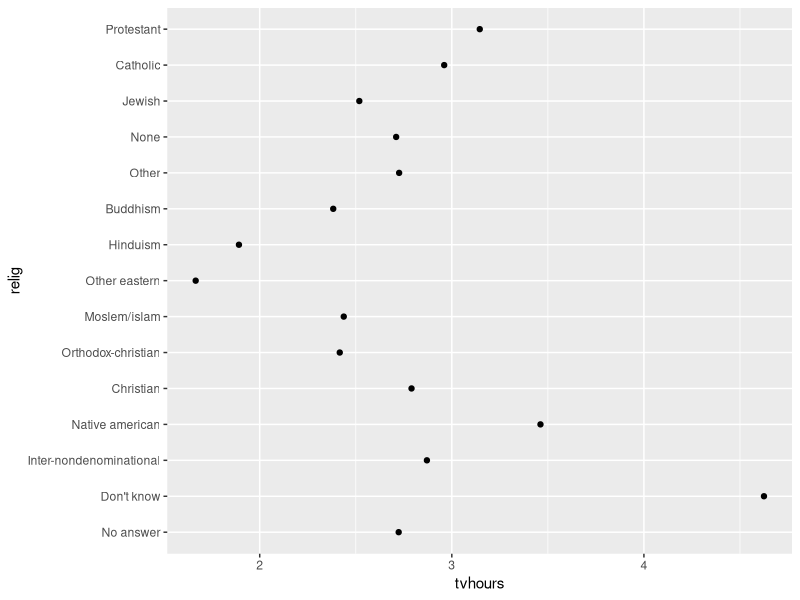
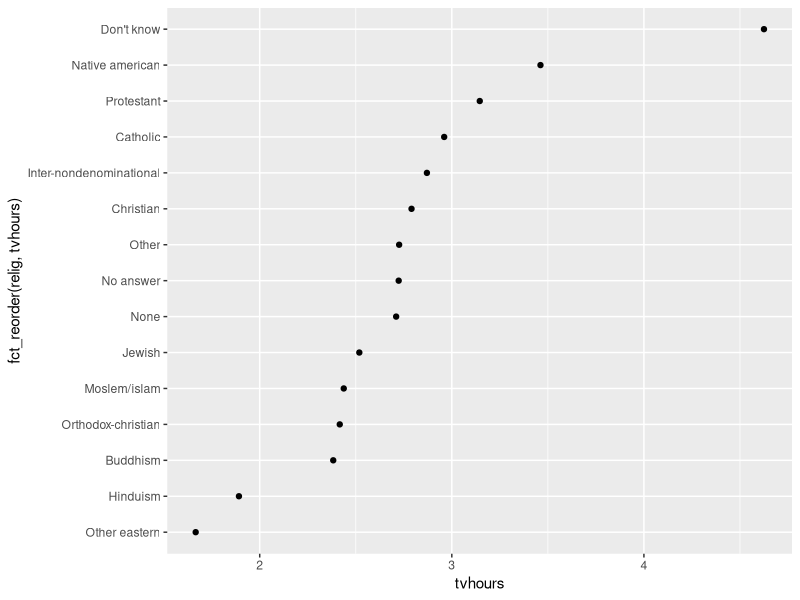

These figures' R source, in order:
##Factors
library(tidyverse)
install.packages("forcats")
library(forcats)

##Creating a factor vector for months of the year
data <- c("Jan", "Dec", "Apr", "Sep") #the data we'd like to make a factor

#a vector of all possible levels that data can take on
month_levels <- c("Jan", "Feb", "Mar", "Apr", "May", "Jun", "Jul",
                  "Aug", "Sep", "Oct", "Nov", "Dec")

#create the factor variable
mon_factor <- factor(data, levels = month_levels)

#the above will treat the levels as defined by month_levels

#the following will just take unique values from the original vector
mon_factor_short <- factor(data)


#making a factor from data that is not included in the possible levels
#will create an NA

data2 <- c("Jam", "Dec", "Apr", "Maz")
mon_factor_NA <- factor(data2, levels = month_levels)

mon_factor_no_NAs <- factor(data2) #creates misspelled levels

##throw a warning whenever there is an unrecognized level in the data
parse_factor(data2, levels = month_levels)

##Automatically, factor() will order levels in alphabetical order if no
#levels are specified. If you'd like to order the levels according
#to when they first appear, set the levels to be the unique() values
#in the data.

mon_factor_short <- factor(data) #alphabetical order
mon_factor_app <- factor(data, levels = unique(data))

#if you want look at the levels of a factor, use levels() command
levels(mon_factor_app)

#overriding the current order of levels
levels(mon_factor_app) <- c("Dec", "Jan", "Sep", "Apr")


##Playing around with a data set
data.set <- gss_cat
str(data.set)

#get an overall count of each level in a factor
#let's do this for the race factor in the data.set
count(data.set, race)

count(data.set, denom)


#Re-ordering a factor according to another variable
#example - re-order the religion factor in order of the number of tvhours
fct_reorder(data.set$relig, data.set$tvhours)

#creating a summary of religion according to tvhours
relig_summary <- gss_cat %>%
  group_by(relig) %>%
  summarise(
    age = mean(age, na.rm = TRUE),
    tvhours = mean(tvhours, na.rm = TRUE),
    n = n()
  )

#plot with factors not ordered
ggplot(relig_summary, aes(tvhours, relig)) + geom_point()

#plot with re-ordered factors in religion
ggplot(relig_summary, aes(tvhours, fct_reorder(relig, tvhours))) +
  geom_point()


##re-naming levels using the fct_recode() function
#this is an important part of nice visualization 

#example with partyid
count(data.set, partyid)

#re-label these party ids to be a little more clear
mutate.1 <- mutate(data.set, partyid = fct_recode(partyid,
                              "Republican, strong"    = "Strong republican",
                              "Republican, weak"      = "Not str republican",
                              "Independent, near rep" = "Ind,near rep",
                              "Independent, near dem" = "Ind,near dem",
                              "Democrat, weak"        = "Not str democrat",
                              "Democrat, strong"      = "Strong democrat"
  ))

count(mutate.1, partyid)


#collapsing a lot of levels to be more simple label names
#here, we collapse multiple levels into the levels "other", "rep", "ind", and "dem"
new.partyid = fct_collapse(data.set$partyid,
                       other = c("No answer", "Don't know", "Other party"),
                       rep = c("Strong republican", "Not str republican"),
                       ind = c("Ind,near rep", "Independent", "Ind,near dem"),
                       dem = c("Not str democrat", "Strong democrat"))